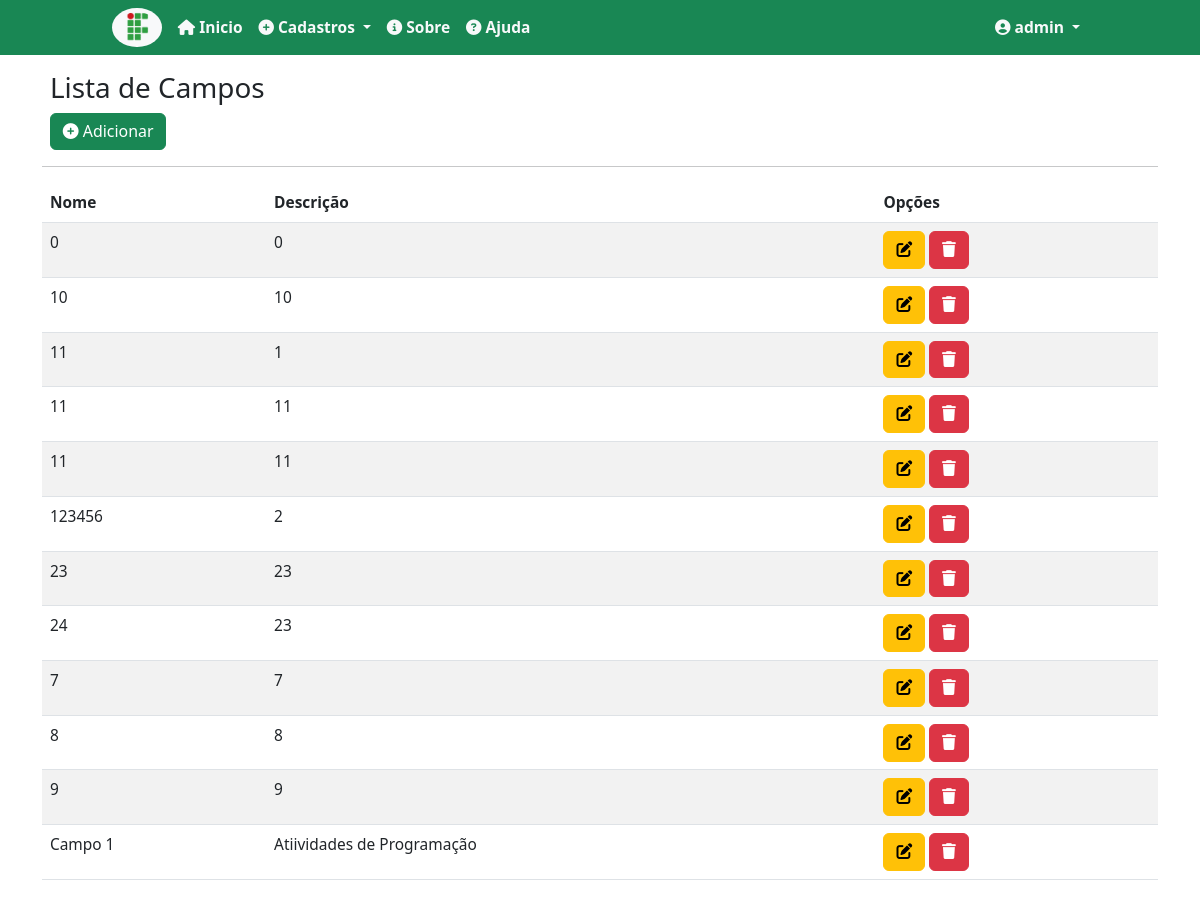
Screenshot of /campos/ (signed in) with the database file from the repository.
### records/models.py (models this page shows, shortened)
class Field(models.Model):
    name = models.CharField(max_length=50, verbose_name='Nome')
    description = models.CharField(max_length=150, verbose_name='Descrição')
    class Meta:
        verbose_name = 'Campo'
        ordering = ['name']

### records/views.py (the view)
# urls.py: path('campos/', FieldList.as_view(), name='list-field'),
class FieldList(LoginRequiredMixin, ListView):
    login_url = reverse_lazy('login')
    model = Field
    template_name = 'records/lists/field.html'

### records/templates/records/lists/field.html (shortened to what this page needs)
{% extends 'pages/base.html' %}
{% load static %}
{% block content %}
    <div class="m-2">
        <h3>Lista de Campos</h3>
        <a class="btn btn-success" href="{% url 'add-field'%}"><i class="fa-solid fa-circle-plus"></i> Adicionar</a>
    </div>
    <hr>
    <div class="table-responsive">
        <table class="table table-striped"  id="table-list">
            <thead>
                <th>
                    Nome
                </th>
                <th>
                    Descrição
                </th>
                <th>
                    Opções
                </th>
            </thead>
            <tbody>
                {% for field in object_list %}
                <tr>
                   <td>
                        {{field.name}}
                   </td>
                   <td>
                        {{ field.description}}
                   </td>
                   <td>
                        <a href="{% url 'edit-field' field.pk %}" class="btn btn-warning"> <i class="fa-solid fa-pen-to-square"></i></a>
                        <a href="{% url 'delete-field' field.pk %}" class="btn btn-danger"> <i class="fa-solid fa-trash"></i> </a>
                   </td>
                </tr>
                {% endfor %}
            </tbody>
        </table>
    </div>
{% endblock%}

### pages/templates/pages/base.html (shortened to what this page needs)
{% load static %}
<!DOCTYPE html>
<html lang="pt-br">
<head>
    {% block stylesheet %}
    <link rel="stylesheet" href="{% static 'css/style.css' %}">
    {% endblock %}
    <link href="https://cdn.jsdelivr.net/npm/bootstrap@5.2.2/dist/css/bootstrap.min.css" rel="stylesheet">
    <link rel="stylesheet" type="text/css" href="https://cdn.datatables.net/v/bs5/dt-1.13.2/datatables.min.css"/>
</head>
<body>
  {% block navbar%}
  <nav class="navbar navbar-expand-lg navbar-light bg-success">
    <div class="container-fluid col-10">
      <img src="{% static 'img/logo.png'%}" width="50px" class="bg-light rounded-circle p-1 me-2">
      <div class="collapse navbar-collapse mt-2 mt-lg-0" id="navbarSupportedContent">
        <ul class="navbar-nav me-auto mb-2 mb-lg-0">
          <li class="nav-item">
            <a class="nav-link active text-light fw-bold p-2" aria-current="page" href="{% url 'index' %}"><i class="fa-solid fa-house"></i> Inicio</a>
          </li>
          {% if request.user.is_authenticated %}
          <li class="nav-item dropdown">
            <a class="text-light nav-link fw-bold dropdown-toggle p-2" href="#" id="navbarDropdown" role="button" data-bs-toggle="dropdown" aria-expanded="false">
                <i class="fa-solid fa-circle-plus"></i> Cadastros
            </a>
          </li>
          {% endif %}
          <li class="nav-item">
            <a class="nav-link text-light fw-bold p-2" href="{% url 'about' %}"><i class="fa-solid fa-circle-info"></i> Sobre</a>
          </li>
          <li class="nav-item">
            <a class="nav-link text-light fw-bold p-2" href="#"><i class="fa-solid fa-circle-question"></i> Ajuda</a>
          </li>
        </ul>
        <div class="nav-item d-lg-flex d-block justify-content-lg-end nav-item dropdown">
          {% if request.user.is_authenticated %}
            <a class="text-light nav-link fw-bold dropdown-toggle p-2" href="#" id="navbarDropdown" role="button" data-bs-toggle="dropdown" aria-expanded="false">
                <i class="fa-solid fa-circle-user"></i> {{request.user}}
            </a>
            {% endif %}
        </div>
      </div>
    </div>
  </nav>
  {% endblock %}
  <div class="container mt-3 mb-3">
  {% block content %}
  {% endblock %}
</div>
</body>
</html>

### static/css/style.css (style rules this page uses)
* { font-size: 0.995em; }
body { background-color: rgb(235, 217, 217); }

### rows the page displays
Field: name "0", description "0"
Field: name "10", description "10"
Field: name "11", description "1"
Field: name "11", description "11"
Field: name "11", description "11"
Field: name "123456", description "2"
Field: name "23", description "23"
Field: name "24", description "23"
Field: name "7", description "7"
Field: name "8", description "8"
Field: name "9", description "9"
Field: name "Campo 1", description "Atiividades de Programação"

### other values shown
{{ request.user }} "admin"
